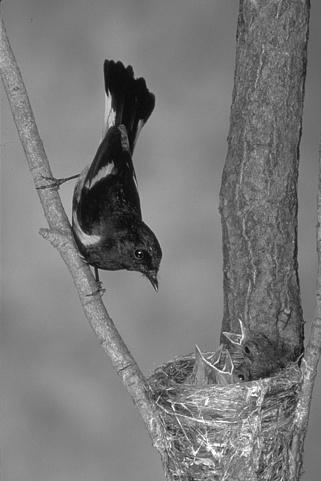
#> input picture bird.jpg, 321 x 481 px
$ python q1c_web.py
#> lines starting #> are read from the running program, lines starting #| are printed output that depends on the picture; after the words box and inside, x2 and y2 are one past the last pixel; in counts of white or black regions, pixels touching at a corner belong together
### q1a.py
"""
Q1(a): Marr-Hildreth edge detector.

Pipeline (all filtering done by hand on the pixel array with NumPy):
  1. Smooth with a Gaussian G_sigma, applied separably (1-D row pass, then
     1-D column pass). Kernel half-width = ceil(3*sigma), so the full width
     is >= 6*sigma as required.
  2. Apply a 3x3 Laplacian kernel to (G * f). Since convolution commutes with
     differentiation, this equals (laplacian(G)) * f, i.e. the LoG response.
     All arithmetic is in float64 to avoid catastrophic cancellation when the
     Laplacian subtracts nearly-equal neighbouring values.
  3. Mark zero crossings: a pixel is an edge if, along at least one of the
     four directions (horizontal, vertical, two diagonals), its two opposite
     neighbours have LoG values of opposite sign AND the absolute difference
     between them (the "slope" across the crossing) exceeds a threshold.

The slope threshold is given as a fraction of the maximum absolute LoG
response, which keeps it comparable across different sigmas (the LoG
magnitude shrinks roughly like 1/sigma^2 as sigma grows).

Outputs are written to ./outputs_q1a/.
"""

import os
import numpy as np
from PIL import Image
import matplotlib

matplotlib.use("Agg")
import matplotlib.pyplot as plt


OUT_DIR = "outputs_q1a"
MAX_SIDE = 1024


# --------------------------------------------------------------------------
# I/O
# --------------------------------------------------------------------------
def load_gray(path, max_side=MAX_SIDE):
    """Load an image as float64 grayscale in [0, 1]; downscale (library call,
    permitted by the assignment) only if the long side exceeds max_side."""
#> called with path = 'bird.jpg', max_side = 1024
    img = Image.open(path).convert("L")
#> img is the input picture: PIL image 321x481 L; min 0, max 255, mean 120.7
    w, h = img.size
    if max(w, h) > max_side:
        s = max_side / max(w, h)
        img = img.resize((round(w * s), round(h * s)), Image.LANCZOS)
    return np.asarray(img, dtype=np.float64) / 255.0


def save_gray(arr, path):
    a = np.clip(arr, 0, 1)
    Image.fromarray((a * 255).astype(np.uint8)).save(path)


# --------------------------------------------------------------------------
# Filtering primitives (implemented manually)
# --------------------------------------------------------------------------
def gaussian_kernel_1d(sigma):
    """Normalised 1-D Gaussian with half-width ceil(3*sigma) (width >= 6σ)."""
    r = int(np.ceil(3.0 * sigma))
    x = np.arange(-r, r + 1, dtype=np.float64)
    k = np.exp(-(x ** 2) / (2.0 * sigma ** 2))
    return k / k.sum()


def convolve1d(img, kernel, axis):
    """1-D convolution along `axis` with reflect padding.
    Implemented as a weighted sum of shifted copies of the padded image."""
#> called with kernel = array of shape (17,), axis = 1
    r = len(kernel) // 2
    pad = [(0, 0), (0, 0)]
    pad[axis] = (r, r)
    p = np.pad(img, pad, mode="reflect")
    out = np.zeros_like(img, dtype=np.float64)
    n = img.shape[axis]
    kf = kernel[::-1]  # flip for true convolution (symmetric anyway)
    for i, w in enumerate(kf):
        if axis == 0:
            out += w * p[i:i + n, :]
        else:
            out += w * p[:, i:i + n]
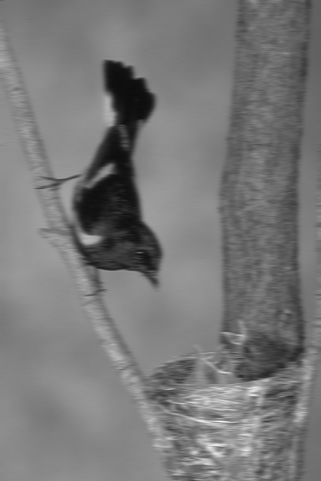
#> out: shape (481, 321) float64; min 0.0489, max 0.979, mean 0.473
    return out


def gaussian_smooth(img, sigma):
    """Separable Gaussian smoothing: rows then columns."""
    k = gaussian_kernel_1d(sigma)
    return convolve1d(convolve1d(img, k, axis=1), k, axis=0)


def convolve2d(img, kernel):
    """Small 2-D convolution with reflect padding (used for the 3x3 Laplacian)."""
    kh, kw = kernel.shape
#> kh = 3; kw = 3
    rh, rw = kh // 2, kw // 2
#> rh = 1; rw = 1
    p = np.pad(img, ((rh, rh), (rw, rw)), mode="reflect")
#> p: shape (483, 323) float64
    H, W = img.shape
    kf = kernel[::-1, ::-1]
    out = np.zeros((H, W), dtype=np.float64)
    for i in range(kh):
        for j in range(kw):
            if kf[i, j] != 0:
                out += kf[i, j] * p[i:i + H, j:j + W]
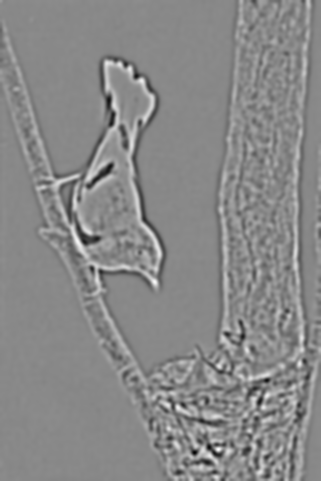
#> out: shape (481, 321) float64; min -0.0359, max 0.031, mean -7.43e-07; drawn with min black and max white
    return out


LAPLACIAN_3x3 = np.array([[0, 1, 0],
                          [1, -4, 1],
                          [0, 1, 0]], dtype=np.float64)


def log_response(img, sigma):
    """g = ∇²(G_σ * f), computed in float64."""
    return convolve2d(gaussian_smooth(img, sigma), LAPLACIAN_3x3)


# --------------------------------------------------------------------------
# Zero-crossing detection
# --------------------------------------------------------------------------
def zero_crossings(g, slope_thresh):
    """Return a boolean edge map.

    A zero crossing lies between two adjacent pixels p, q (horizontal,
    vertical or diagonal neighbours) when g(p) and g(q) have opposite signs.
    It is accepted only if the slope across it, |g(p) - g(q)|, exceeds
    T = slope_thresh * max|g|. To keep edges one pixel thick, the crossing is
    assigned to whichever of p, q has the smaller |g| (it is closer to the
    true zero).
    """
#> called with slope_thresh = 0.07
    T = slope_thresh * np.abs(g).max()
#> T = 0.00252
    H, W = g.shape
    edges = np.zeros((H, W), dtype=bool)
    # forward neighbour offsets: right, down, down-right, down-left
    for dy, dx in [(0, 1), (1, 0), (1, 1), (1, -1)]:
        ys_p = slice(0, H - dy)
        ys_q = slice(dy, H)
        xs_p = slice(max(0, -dx), W - max(0, dx))
        xs_q = slice(max(0, dx), W - max(0, -dx))
        a, b = g[ys_p, xs_p], g[ys_q, xs_q]
        zc = (a * b < 0) & (np.abs(a - b) > T)
        p_closer = np.abs(a) <= np.abs(b)
        edges[ys_p, xs_p] |= zc & p_closer
        edges[ys_q, xs_q] |= zc & ~p_closer
#> this loop made 4 passes
#> pass 1, in zero_crossings, `zc = (a * b < 0) & (np.abs(a - b) > T)`:
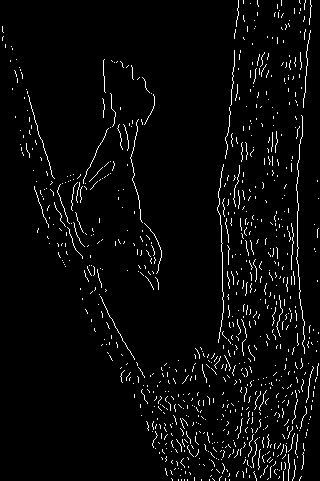
#> zc: shape (481, 320) bool; 3.6% white in thin lines or dots
#> pass 1, in zero_crossings, `p_closer = np.abs(a) <= np.abs(b)`:
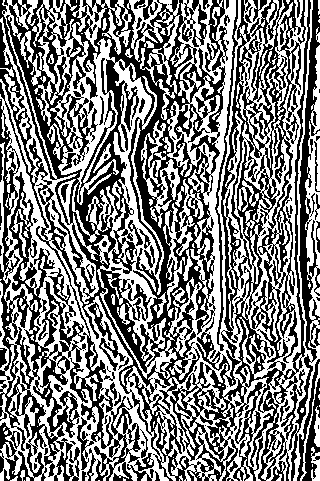
#> p_closer: shape (481, 320) bool; 50.2% white; 128 black regions (72 under 20 px), largest, box (x1, y1, x2, y2) and area: (0, 0, 311, 481) 57733, (0, 99, 86, 481) 9567, (288, 0, 320, 481) 3441
    return edges


def marr_hildreth(img, sigma, slope_thresh):
    g = log_response(img, sigma)
    return zero_crossings(g, slope_thresh), g


# --------------------------------------------------------------------------
# Experiments
# --------------------------------------------------------------------------
# [70 lines left out: functions show_grid, main, not called in this run]


# [2 lines that do not run on import are left out]

### q1b.py
"""
Q1(b): Dijkstra's algorithm on the 8-connected pixel graph, with
Intelligent-Scissors edge weights (Mortensen & Barrett 1995):

    w(p, q) = λZ·fZ(q) + λG·fG(q) + λD·fD(p, q)

  fZ(q)    = 0 if q is a Laplacian (LoG) zero crossing, else 1
             (zero crossings come from the Marr-Hildreth detector of q1a)
  fG(q)    = 1 - |∇f(q)| / max|∇f|   (small where the gradient is strong),
             multiplied by 1 for diagonal links and 1/√2 for horizontal/
             vertical links, as in the paper, so diagonal steps cost more
             (they are √2 times longer)
  fD(p, q) = 1/π · [ acos(dp) + acos(dq) ]   (gradient-direction term;
             dp ∈ [0,1], dq ∈ [-1,1], so fD ∈ [0, 1.5]. The SIGGRAPH'95
             version uses 2/(3π) instead, which only rescales fD to [0,1])
             D(p) = unit vector perpendicular to ∇f(p) (the edge direction)
             L(p,q) = unit link vector q-p, flipped if needed so D(p)·L >= 0
             dp = D(p)·L,  dq = L·D(q)
             Cheap when the link runs along the edge (perpendicular to both
             gradients) and the two gradients point the same way.

Dijkstra is run from a seed pixel with each of the
four weight choices, and the resulting distance maps are shown as images.
The shortest path from the seed to a sample "free" point is also traced, as
a check that the weights do follow image edges.

Outputs are written to ./outputs_q1b/.
"""

import os
import heapq
import numpy as np
import matplotlib

matplotlib.use("Agg")
import matplotlib.pyplot as plt

from q1a import load_gray, gaussian_smooth, marr_hildreth

OUT_DIR = "outputs_q1b"

# Marr-Hildreth parameters (best values found in q1a)
LOG_SIGMA = 2.5
LOG_T = 0.07
# Small amount of smoothing before taking gradients (reduces noise)
GRAD_SIGMA = 1.0
# Weights from Mortensen & Barrett
LAMBDA_Z, LAMBDA_G, LAMBDA_D = 0.43, 0.43, 0.14

# 8 neighbour offsets (dy, dx)
NEIGHBOURS = [(-1, -1), (-1, 0), (-1, 1),
              (0, -1),           (0, 1),
              (1, -1),  (1, 0),  (1, 1)]


# --------------------------------------------------------------------------
# Per-pixel feature maps
# --------------------------------------------------------------------------
def gradient(img, sigma=GRAD_SIGMA):
    """Central-difference gradient of the Gaussian-smoothed image."""
    s = gaussian_smooth(img, sigma)
#> the loop in convolve1d (call 3), `for i, w in enumerate(kf):` made 7 passes
#> pass 3, in convolve1d (call 3), `out += w * p[:, i:i + n]`:
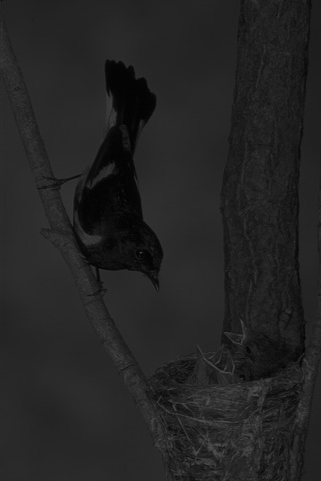
#> out: shape (481, 321) float64; min 0.00508, max 0.3, mean 0.142
    p = np.pad(s, 1, mode="reflect")
#> p: shape (483, 323) float64
    gx = (p[1:-1, 2:] - p[1:-1, :-2]) / 2.0
    gy = (p[2:, 1:-1] - p[:-2, 1:-1]) / 2.0
    return gx, gy


def feature_maps(img):
    """Return fZ (H,W), fG (H,W), and unit edge-direction field (Dx, Dy)."""
    edges, _ = marr_hildreth(img, LOG_SIGMA, LOG_T)
    fZ = np.where(edges, 0.0, 1.0)

    gx, gy = gradient(img)
    mag = np.sqrt(gx ** 2 + gy ** 2)
    fG = 1.0 - mag / mag.max()
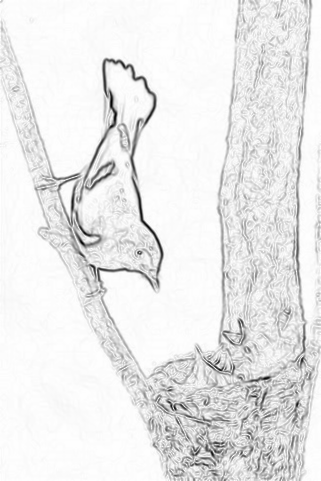
#> fG: shape (481, 321) float64; min 0, max 1, mean 0.919

    # D(p) = gradient rotated by 90° and normalised: (gy, -gx)/|∇f|
    safe = np.where(mag > 1e-12, mag, 1.0)
    Dx = np.where(mag > 1e-12, gy / safe, 0.0)
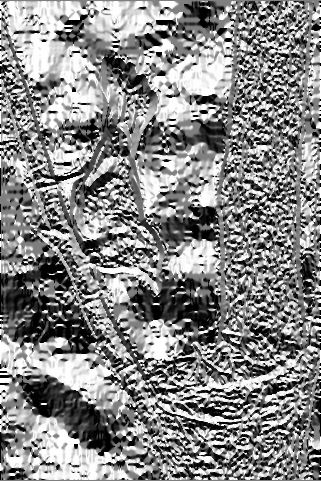
#> Dx: shape (481, 321) float64; min -1, max 1, mean 0.0632; drawn with min black and max white
    Dy = np.where(mag > 1e-12, -gx / safe, 0.0)
#> (the rest of the program and of its run is left out)
